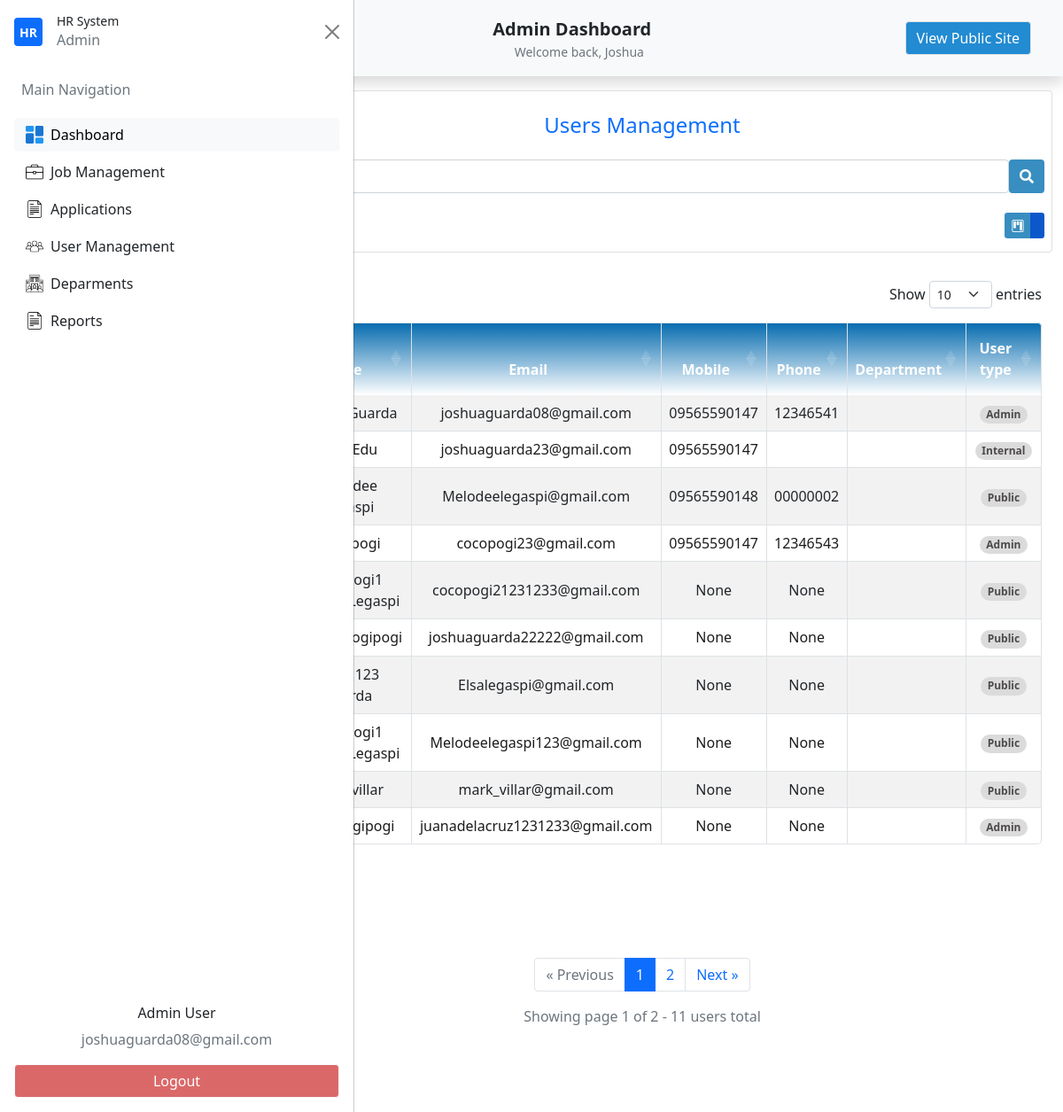
/admin-get-users?view=list&q=&page=1 (signed in), run on the app's committed database.
### my_app/models.py (models this page shows, shortened)
class Usertype(db.Model):
    id = db.Column(db.Integer(),primary_key=True)
    name=db.Column(db.String(length=30),unique=True,nullable=False)
    user_type=db.relationship('Users',backref='desig_user',lazy=True)
    def __str__(self):
        return self.name

class Users(db.Model,UserMixin):
    id = db.Column(db.Integer(),primary_key=True)
    firstname=db.Column(db.String(length=30),nullable=False)
    lastname=db.Column(db.String(length=30),nullable=False)
    email_address=db.Column(db.String(length=51),nullable=False)
    password_hash=db.Column(db.String(length=30),nullable=False)
    address_1 = db.Column(db.String(length=120),nullable=True)
    address_2 = db.Column(db.String(length=100),nullable=True)
    brgy_id = db.Column(db.String(),nullable=True)
    munci_id = db.Column(db.String(),nullable=True)
    prov_id = db.Column(db.String(),nullable=True)
    zipcode = db.Column(db.String(),nullable=True)
    mobile_number = db.Column(db.String(length=11),nullable=True)
    phone_number = db.Column(db.String(length=8),nullable=True)
    profile_picture =db.Column(db.String(),nullable=True)
    department_id =db.Column(db.Integer(),db.ForeignKey('department.id'))
    department = db.relationship('Department')
    user_type_id = db.Column(db.Integer(),db.ForeignKey('usertype.id'))
    user_type = db.relationship('Usertype')
    creation_date = db.Column(db.Date(),nullable=False)
    write_date =  db.Column(db.Date(),nullable=False)
    @property
    def password(self):
        raise AttributeError("Password is write-only.")

### my_app/routes.py (the view, shortened to what this page needs)
@app.route('/admin-get-users', methods=["GET"])
@login_required
def admin_dashboard_manage_users():
    search_term = request.args.get('q', '').strip()
    page = request.args.get('page', 1, type=int)
    view_type = request.args.get('view', 'kanban', type=str)
    print(f"You Search: {search_term}, Page: {page}, View: {view_type}")
    query = Users.query.join(Usertype)
    full_name = Users.firstname + ' ' + Users.lastname
    users_pagination = query.paginate(page=page, per_page=10, error_out=False)
    users = users_pagination.items
    return render_template('admin/admin_users_management.html',
                         users=users,
                         search_term=search_term,
                         pagination=users_pagination,
                         view_type=view_type
                         )

### my_app/templates/admin/admin_users_management.html (shortened to what this page needs)
{% extends "admin/admin_dashboard.html"%}
{% block nav%}
<li class="nav-item">
    <button id="nav-btn" type="button" class="btn btn-light fw-normal border" onclick="location.href='{{ url_for('home_page') }}'">
    View Public Site
    </button>
</li>
{% endblock%}
{% block section %}
<section id="UsersManagement">
    <div class="container">
        <div class="row pt-3">
            <div class="col-12">
                <div class="card users-management">
                    <div class="card-body p-2">
                        <div class="text-center">
                            <h4 class="py-3 text-primary">Users Management</h4>
                                <form id="searchUserForm" method="GET" action="{{ url_for('admin_dashboard_manage_users') }}">
                                    <div class="d-flex">
                                    <input id="searchUserInput" name="q" type="text" class="form-control" placeholder="Search" value="{{ request.args.get('q', '') }}">
                                    <button type="submit" class="btn btn-primary">
                                        <i class="fas fa-search"></i>
                                    </button>
                                    </div>
                                </form>
                        </div>
                        <div class="d-flex justify-content-between align-items-center mt-3 flex-wrap">
                            <button type="button" class="btn btn-primary d-none d-md-block" onclick="openUserCreateModal()">
                            </button>
                            <div class="d-none d-md-flex justify-content-between w-50">
                                <div class="btn-group" role="group" aria-label="Basic outlined example">
                                    <button type="button" class="kanban-view btn btn-sm btn-primary " data-bs-toggle="tooltip" title="Kanban View">
                                        <i class="bi bi-kanban"></i>
                                    </button>
                                    <button type="button" class="list-view btn btn-sm btn-primary active" data-bs-toggle="tooltip" title="List View">
                                    </button>
                                </div>
                            </div>
                        </div>
                    </div>
                </div>
            </div>
        </div>
        <section id="UsersManagementTreeView" class="container {% if view_type != 'list' %}d-none{% endif %}">
            <div class="pt-2 pb-5">
                    <div class="panel panel-default">
                        <br/>
                        <div class="panel-body">
                            <div class="table-responsive">
                                <table id="users_data" class="table table-striped table-hover table-bordered align-middle text-center">
                                    <thead>
                                        <tr align="center">
                                            <th class="py-3"><input type="checkbox" id="checkAll"></th>
                                            <th class="py-3">Name</th>
                                            <th class="py-3">Email</th>
                                            <th class="py-3">Mobile</th>
                                            <th class="py-3">Phone</th>
                                            <th class="py-3">Department</th>
                                            <th class="py-3">User type</th>
                                        </tr>
                                    </thead>
                                    <tbody>
                                        {% for user in users %}
                                        <tr align="center">
                                            <td><input type="checkbox" class="row-check" value="{{ user.id }}"></td>
                                            <td data-pk="{{user.id}}">{{user.firstname}} {{user.lastname}}</td>
                                            <td data-pk="{{user.id}}">{{user.email_address}}</td>
                                            <td data-pk="{{user.id}}">{{user.mobile_number}}</td>
                                            <td data-pk="{{user.id}}">{{user.phone_number}}</td>
                                            <td data-pk="{{user.id}}">{{user.department.name}}</td>
                                            <td>
                                                <span class="badge rounded-pill"
                                                        style="
                                                        background-color: {{ user.department.color if user.department and user.department.color else '#dcdbdb' }};
                                                        color:{{ 'white' if user.department and user.department.color else '#4d4a4aff' }};
                                                        ">
                                                    {{ user.user_type|capitalize }}
                                                </span>
                                            </td>
                                        </tr>
                                        {% endfor %}
                                    </tbody>
                                </table>
                                {% if pagination.pages > 1 %}
                                <nav aria-label="User pagination" class="mt-4">
                                    <ul class="pagination justify-content-center">
                                        <li class="page-item {% if not pagination.has_prev %}disabled{% endif %}">
                                            <a class="page-link"
                                            href="{{ url_for('admin_dashboard_manage_users', q=search_term, page=pagination.prev_num, view='list') if pagination.has_prev else '#' }}">
                                                &laquo; Previous
                                            </a>
                                        </li>
                                        {% for page_num in pagination.iter_pages(left_edge=2, left_current=2, right_current=3, right_edge=2) %}
                                            {% if page_num %}
                                                <li class="page-item {% if page_num == pagination.page %}active{% endif %}">
                                                    <a class="page-link"
                                                    href="{{ url_for('admin_dashboard_manage_users', q=search_term, page=page_num, view='list') }}">
                                                        {{ page_num }}
                                                    </a>
                                                </li>
                                            {% else %}
                                                <li class="page-item disabled">
                                                    <span class="page-link">…</span>
                                                </li>
                                            {% endif %}
                                        {% endfor %}
                                        <li class="page-item {% if not pagination.has_next %}disabled{% endif %}">
                                            <a class="page-link"
                                            href="{{ url_for('admin_dashboard_manage_users', q=search_term, page=pagination.next_num, view='list') if pagination.has_next else '#' }}">
                                                Next &raquo;
                                            </a>
                                        </li>
                                    </ul>
                                    <div class="text-center text-muted mt-2">
                                        Showing page {{ pagination.page }} of {{ pagination.pages }} -
                                        {{ pagination.total }} users total
                                    </div>
                                </nav>
                                {% endif %}
                            </div>
                        </div>
                    </div>
                </div>
                <br />
                <br />
        </section>
    </div>
</section>
{% endblock%}

### my_app/templates/dashboard/base_dashboard.html (shortened to what this page needs)
{% extends "base.html"%}
{% block content %}
    <nav class="navbar navbar-expand-lg navbar-light bg-light shadow p-4 custom-nav-class">
        <div class="container">
            {% if current_user.user_type.name=='admin' or current_user.user_type.name=='internal'%}
                <div class="d-flex w-100 justify-content-between align-items-center position-relative">
                    <button class="btn btn-light d-flex justify-content-center align-items-center p-2 dashboard_side_btn" type="button" data-bs-toggle="offcanvas" data-bs-target="#offcanvasScrolling" aria-controls="offcanvasScrolling">
                    </button>
                    <div class="position-absolute start-50 translate-middle-x text-center">
                        <a class="navbar-brand fw-bold mb-0 text-dark" href="{{ url_for('admin_dashboard') }}">
                            <span>{{ current_user.user_type|capitalize }}</span> Dashboard
                        </a>
                        <div class="text-muted small">Welcome back, {{ current_user.firstname|capitalize }}</div>
                    </div>
                </div>
            {% endif %}
            <div class="collapse navbar-collapse justify-content-center custom-nav-list-dashboard text-nowrap" id="navbarNavAltMarkup">
                <ul class="navbar-nav ms-auto">
                    {% block nav%}
                    {% endblock%}
                </ul>
            </div>
        </div>
    </nav>
    {% if current_user.user_type.name=='admin' or current_user.user_type.name=='internal'%}
    <div class="offcanvas offcanvas-start" data-bs-scroll="true" data-bs-backdrop="false" tabindex="-1" id="offcanvasScrolling" aria-labelledby="offcanvasScrollingLabel">
        <div class="offcanvas-header">
            <div class="d-flex align-items-center gap-2">
                <div class="d-flex align-items-center justify-content-center bg-primary rounded me-2" style="width: 2rem; height: 2rem;">
                    <span class="text-white fw-bold small">HR</span>
                </div>
                <div id="hr-details">
                    <h2 class="fw-semibold small mb-0">HR System</h2>
                    <p class="text-muted text-xs mb-0">{{ current_user.user_type|capitalize }}</p>
                </div>
            </div>
            <button type="button" class="btn-close text-reset" data-bs-dismiss="offcanvas" aria-label="Close"></button>
        </div>
        <div class="offcanvas-body">
            <ul class="nav flex-column gap-1">
                <li class="nav-item">
                    <p class="text-muted text-start px-2">Main Navigation</p>
                </li>
                <li class="nav-item">
                    <button class="btn btn-light w-100 text-start d-flex align-items-center dashboard_side_btn" onclick="location.href='{{ url_for('admin_dashboard') }}'" >
                        <img src="{{ url_for('static', filename='builtin/icons/dashboard.png') }}" width="20" class="me-2">
                        Dashboard
                    </button>
                </li>
                <li class="nav-item">
                   <button class="btn  w-100 text-start d-flex align-items-center dashboard_side_btn">
                         <img src="{{ url_for('static', filename='builtin/icons/briefcase.png') }}" width="20" class="me-2">
                        Job Management
                    </button>
                </li>
                <li class="nav-item">
                    <button class="btn  w-100 text-start d-flex align-items-center dashboard_side_btn">
                         <img src="{{ url_for('static', filename='builtin/icons/file.png') }}" width="20" class="me-2">
                        Applications
                    </button>
                </li>
                <li class="nav-item">
                   <button class="btn  w-100 text-start d-flex align-items-center dashboard_side_btn" onclick="location.href='{{ url_for('admin_dashboard_manage_users') }}'">
                        <img src="{{ url_for('static', filename='builtin/icons/group.png') }}" width="20" class="me-2">
                        User Management
                    </button>
                </li>
                <li class="nav-item">
                   <button class="btn  w-100 text-start d-flex align-items-center dashboard_side_btn">
                         <img src="{{ url_for('static', filename='builtin/icons/corporation.png') }}" width="20" class="me-2">
                        Deparments
                    </button>
                </li>
                <li class="nav-item">
                   <button class="btn  w-100 text-start d-flex align-items-center dashboard_side_btn">
                         <img src="{{ url_for('static', filename='builtin/icons/file.png') }}" width="20" class="me-2">
                        Reports
                    </button>
                </li>
            </ul>
        </div>
        <div class="offcanvas-footer p-3">
            <div class="text-center">
                <h6>{{current_user.user_type|capitalize}} User</h6>
                <p class='text-muted'>{{current_user.email_address}}</p>
            </div>
            <button id="logout-btn" class="btn btn-light w-100" onclick="location.href='{{ url_for('logout_page') }}'">
                Logout
            </button>
        </div>
    </div>
    {% endif %}
    <section class="main-content">
    {% block section %}
    {% endblock%}
    </section>
{% endblock%}

### data on the page
Usertype: user_type "Admin"
Users: firstname "Joshua", email_address "joshuaguarda08@gmail.com", lastname "Guarda", mobile_number "09565590147", phone_number "12346541", user_type "Admin"
Users: lastname "Edu", email_address "joshuaguarda23@gmail.com", mobile_number "09565590147", user_type "Internal"
Users: email_address "Melodeelegaspi@gmail.com", mobile_number "09565590148", phone_number "00000002", user_type "Public"
Users: lastname "pogi", email_address "cocopogi23@gmail.com", mobile_number "09565590147", phone_number "12346543", user_type "Admin"
Users: email_address "cocopogi21231233@gmail.com", mobile_number "None", phone_number "None", user_type "Public"
Users: lastname "pogipogi", email_address "joshuaguarda22222@gmail.com", mobile_number "None", phone_number "None", user_type "Public"
Users: email_address "Elsalegaspi@gmail.com", mobile_number "None", phone_number "None", user_type "Public"
Users: email_address "Melodeelegaspi123@gmail.com", mobile_number "None", phone_number "None", user_type "Public"
Users: lastname "villar", email_address "mark_villar@gmail.com", mobile_number "None", phone_number "None", user_type "Public"
Users: lastname "pogipogi", email_address "juanadelacruz1231233@gmail.com", mobile_number "None", phone_number "None", user_type "Admin"

### other printed values
{{ page_num }} "1" "2"
{{ pagination.page }} "1"
{{ pagination.pages }} "2"
{{ pagination.total }} "11"
